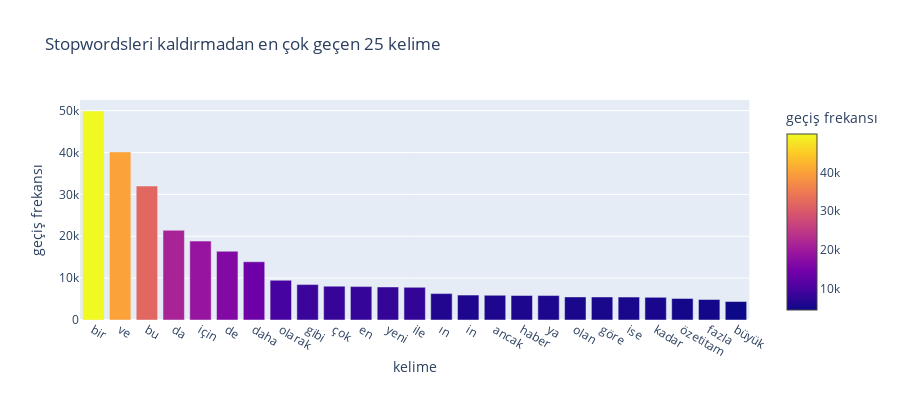

Notebook cell for this chart:
### Code cell
#kelimelerin frekanslarına bakalım
def get_top_n_words(corpus, n=None):
    vec = CountVectorizer().fit(corpus)
    bag_of_words = vec.transform(corpus)
    sum_words = bag_of_words.sum(axis=0) 
    words_freq = [(word, sum_words[0, idx]) for word, idx in vec.vocabulary_.items()]
    words_freq =sorted(words_freq, key = lambda x: x[1], reverse=True)
    return words_freq[:n]

common_words = get_top_n_words(data['Body_text'].apply(lambda x: np.str_(x)), 25)
df1 = pd.DataFrame(common_words, columns = ['kelime' , 'geçiş frekansı'])
fig = px.bar(df1, x='kelime', y='geçiş frekansı',
             hover_data=['kelime', 'geçiş frekansı'], color='geçiş frekansı',
             title='Stopwordsleri kaldırmadan en çok geçen 25 kelime',
             height=400)
fig.show()

### Figure 1 — Plotly figure (JSON) as saved in the notebook; plotly's stock layout.template omitted (floating-point values rounded to 4 significant figures)
{"data": [{"alignmentgroup": "True", "customdata": [["bir", 49913], ["ve", 40138], ["bu", 31996], ["da", 21419], ["için", 18853], ["de", 16422], ["daha", 13903], ["olarak", 9493], ["gibi", 8461], ["çok", 8086], ["en", 7977], ["yeni", 7886], ["ile", 7804], ["ın", 6299], ["in", 5943], ["ancak", 5903], ["haber", 5859], ["ya", 5836], ["olan", 5517], ["göre", 5506], ["ise", 5477], ["kadar", 5412], ["özetitam", 5146], ["fazla", 4911], ["büyük", 4411]], "hoverlabel": {"namelength": 0}, "hovertemplate": "kelime=%{customdata[0]}<br>geçiş frekansı=%{marker.color}", "legendgroup": "", "marker": {"color": [49913, 40138, 31996, 21419, 18853, 16422, 13903, 9493, 8461, 8086, 7977, 7886, 7804, 6299, 5943, 5903, 5859, 5836, 5517, 5506, 5477, 5412, 5146, 4911, 4411], "coloraxis": "coloraxis"}, "name": "", "offsetgroup": "", "orientation": "v", "showlegend": false, "textposition": "auto", "type": "bar", "x": ["bir", "ve", "bu", "da", "için", "de", "daha", "olarak", "gibi", "çok", "en", "yeni", "ile", "ın", "in", "ancak", "haber", "ya", "olan", "göre", "ise", "kadar", "özetitam", "fazla", "büyük"], "xaxis": "x", "y": [49913, 40138, 31996, 21419, 18853, 16422, 13903, 9493, 8461, 8086, 7977, 7886, 7804, 6299, 5943, 5903, 5859, 5836, 5517, 5506, 5477, 5412, 5146, 4911, 4411], "yaxis": "y"}], "layout": {"barmode": "relative", "coloraxis": {"colorbar": {"title": {"text": "geçiş frekansı"}}, "colorscale": [[0, "#0d0887"], [0.1111, "#46039f"], [0.2222, "#7201a8"], [0.3333, "#9c179e"], [0.4444, "#bd3786"], [0.5556, "#d8576b"], [0.6667, "#ed7953"], [0.7778, "#fb9f3a"], [0.8889, "#fdca26"], [1, "#f0f921"]]}, "height": 400, "legend": {"tracegroupgap": 0}, "title": {"text": "Stopwordsleri kaldırmadan en çok geçen 25 kelime"}, "xaxis": {"anchor": "y", "domain": [0, 0.98], "title": {"text": "kelime"}}, "yaxis": {"anchor": "x", "domain": [0, 1], "title": {"text": "geçiş frekansı"}}}}
